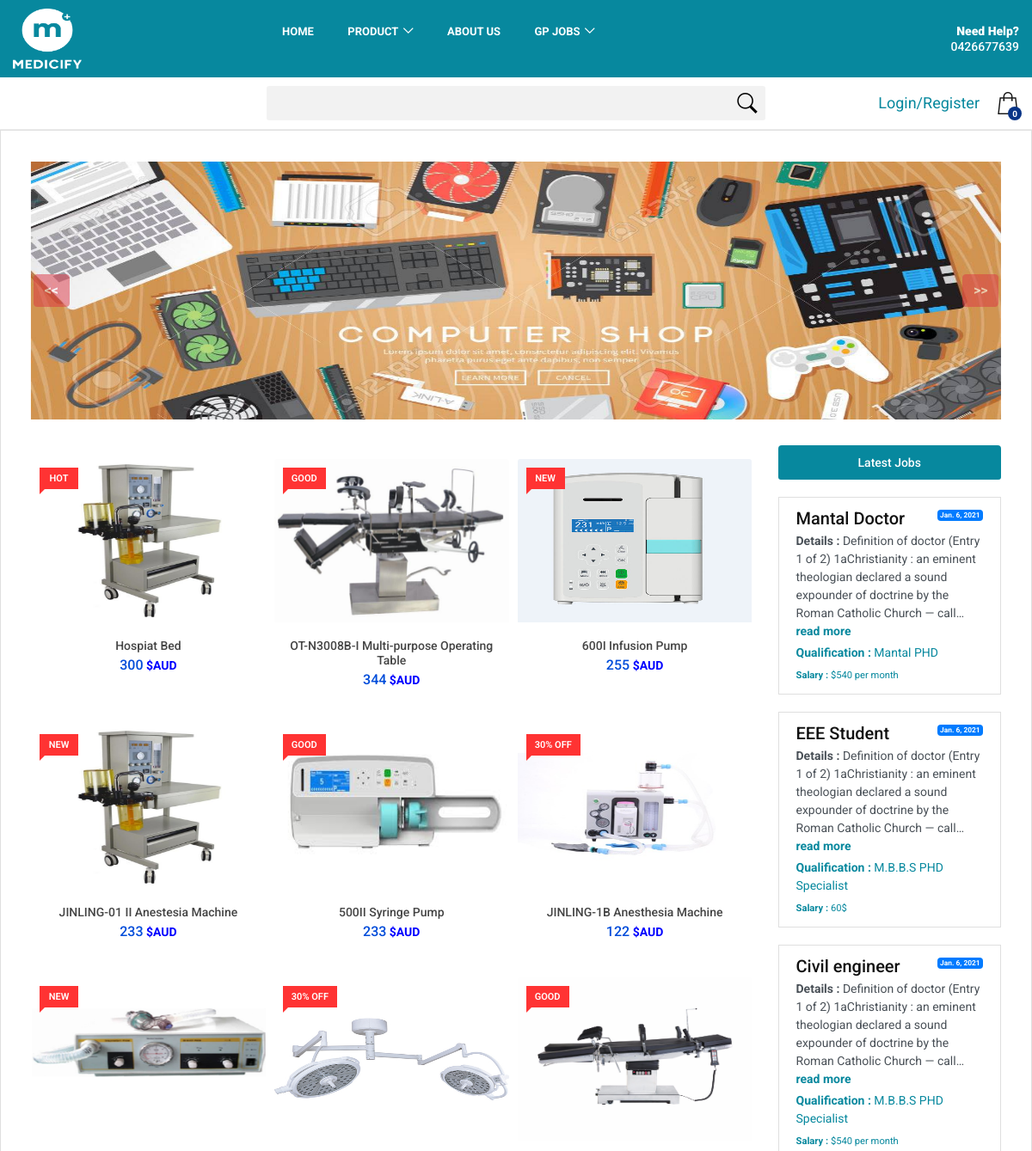
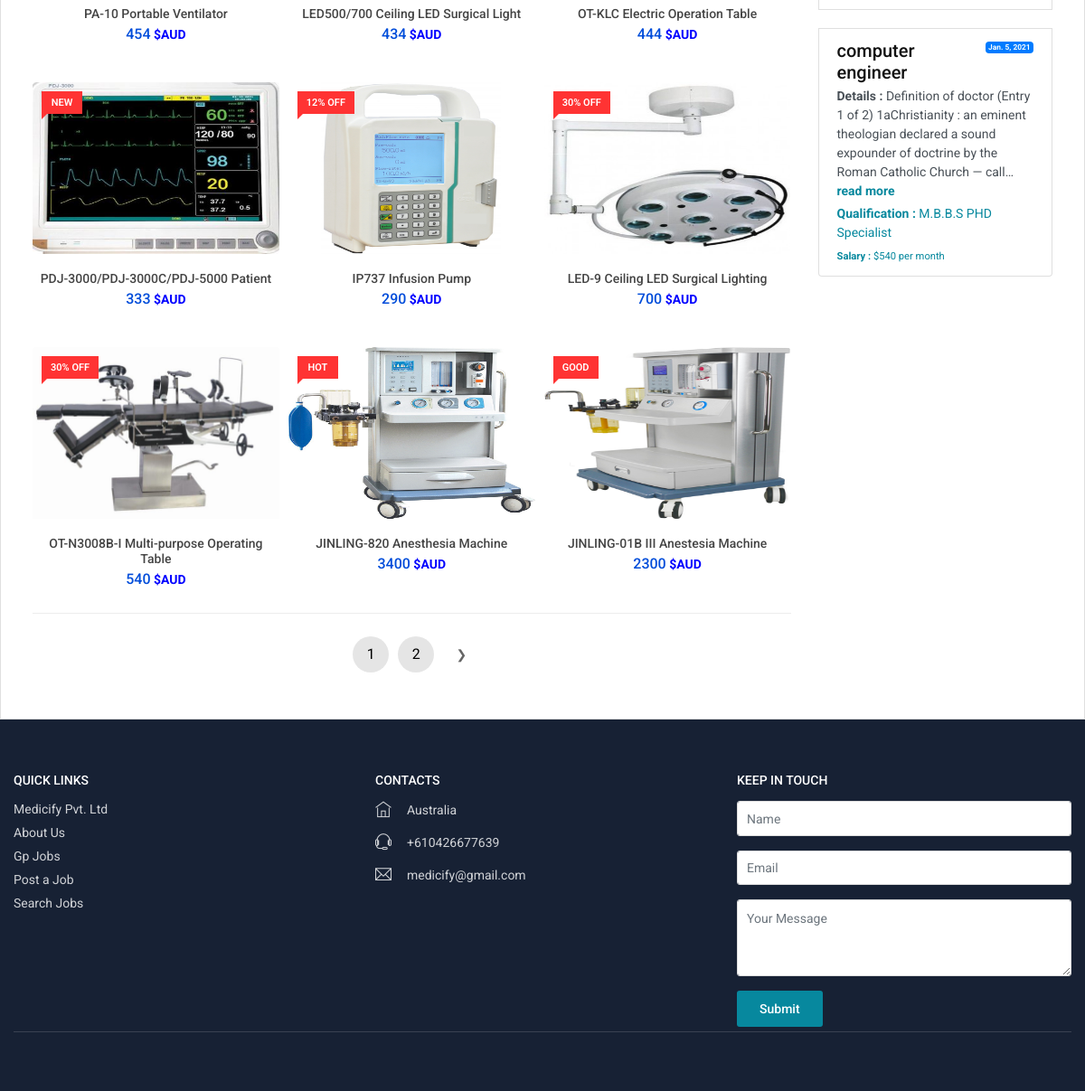
The page / on the database its author committed (2 pictures, top to bottom).
### medicifyapp/models.py (models this page shows, shortened)
class bennar(models.Model):
    name = models.CharField(max_length=10000)
    image = models.ImageField(upload_to='uploads/product_image')

class Product_Details(models.Model):
    product_name = models.CharField(max_length=500)
    category = models.ForeignKey(Categories, on_delete=models.CASCADE)
    price = models.CharField(max_length=500)
    currency_type = models.CharField(max_length=1000, default='')
    description = models.TextField()
    image = models.ImageField(upload_to='uploads/product_image', null=True, blank=True, default='')
    image2 = models.ImageField(upload_to='uploads/product_image', null=True, blank=True, default='')
    image3 = models.ImageField(upload_to='uploads/product_image', null=True, blank=True, default='')
    image4 = models.ImageField(upload_to='uploads/product_image', null=True, blank=True, default='')
    image5 = models.ImageField(upload_to='uploads/product_image', null=True, blank=True, default='')
    status = models.CharField(max_length=500)

class posted_jobs(models.Model):
    user = models.ForeignKey(User, on_delete=models.CASCADE)
    job_title = models.CharField(max_length=1000, blank=True)
    company_name=models.CharField(max_length=1000, default='', blank=True)
    job_details = models.TextField(blank=True)
    qualification = models.CharField(max_length=1000, default='', blank=True)
    job_location = models.CharField(max_length=1000, blank=True)
    job_type = models.CharField(max_length=100, blank=True)
    salary = models.CharField(max_length=1000, blank=True)
    phone_number = models.CharField(max_length=1000, blank=True)
    job_post_status = models.ForeignKey(job_post_status, on_delete=models.CASCADE)
    post_date=models.DateField(default=datetime.now(), blank=True)
    email = models.CharField(max_length=1000, blank=True)

### medicifyapp/views.py (the view)
# urls.py: path('', views.index, name='index'),
def index(request):
    Product_Details_all = Product_Details.objects.all().order_by('-id')
    p = Paginator(Product_Details_all, 15)
    number_of_pages = p.num_pages
    number_of_pages_1 = p.num_pages+1
    list = []
    for i in range(1, number_of_pages_1):
        list.append(i)
    page_num = request.GET.get('page', 1)
    try:
        page = p.page(page_num)
    except EmptyPage:
        page = p.page(1)
    Categories_all = Categories.objects.all()
    all_jobs = posted_jobs.objects.filter(job_post_status='2').order_by('-id')
    p_jobs = Paginator(all_jobs, 4)
    page2 = p_jobs.page(1)
    bennar_first = bennar.objects.first()
    get_id_benner=bennar_first.id
    bennar_all = bennar.objects.all().exclude(id=get_id_benner)
    context2 = {'Product_Details_all':page, 'Categories_all':Categories_all, 'list':list, 'all_jobs':page2, 'page_num':page_num, 'bennar_all':bennar_all, 'bennar_first':bennar_first}
    return render(request, 'index.html', context2)

### medicifyapp/templates/index.html (shortened to what this page needs)
{% extends 'base.html' %}
{% load static %}
{% block body %}
	<main>
			{% if bennar_first %}
		<div id="carouselExampleInterval" class="carousel slide" data-ride="carousel">
		  <div class="carousel-inner mt-4">
			<div class="carousel-item active" data-interval="2500">
			  <img src="/media/{{bennar_first.image}}" class="d-block container" alt="..." height="300">
			</div>
			  {% endif %}
			  {% if bennar_all %}
		  </div>
		  <a class="carousel-control-prev pr-5" href="#carouselExampleInterval" role="button" data-slide="prev">
			  <span class="btn btn-danger mr-5" aria-hidden="true"><b> << </b></span>
		  </a>
		  <a class="carousel-control-next pl-5" href="#carouselExampleInterval" role="button" data-slide="next">
			<span class="btn btn-danger ml-5" aria-hidden="true"><b> >> </b></span>
		  </a>
		</div>
			{% endif %}
			<div class="container margin_30">
			<div class="row">
				<div class="col-lg-9">
					<div class="row small-gutters">
						{% if Product_Details_all %}
						{% for n in Product_Details_all %}
						<div class="col-6 col-md-4 mt-3">
							<div class="grid_item">
								<span class="ribbon off">{{n.status}}</span>
								<figure>
									<a href="{% url 'details_products' n.id %}">
										<img class="card-img-top" src="/media/{{n.image}}" data-src="/media/{{n.image}}" alt="" width="200" height="190">
									</a>
								</figure>
								<a href="{% url 'details_products' n.id %}">
									<h3 id="nameproduct{{n.id}}">{{n.product_name}}</h3>
								</a>
								<div class="price_box">
									<span id="priceproduct{{n.id}}" class="new_price">{{n.price}}</span> <span style="color:blue;"><b>{{n.currency_type}}</b></span>
								</div>
							</div>
						</div>
						{% endfor %}
						{% endif %}
					</div>
					<div class="pagination__wrapper">
						<ul class="pagination">
							{% if list %}
							<li>
							</li>
							{% for i in list %}
							<li>
								<a href="{% url 'index' %}?page={{i}}" class="active">{{i}}</a>
							</li>
							{% endfor %}
							<li>
								{% if Product_Details_all.has_next %}
								<a href="{% url 'index' %}?page={{Product_Details_all.next_page_number}}" class="next" title="next page">&#10095;</a>
								{% endif %}
							</li>
							{% endif %}
						</ul>
					</div>
				</div>
				<div class="col-lg-3">
					<div class="list-group">
						<a href="gp_jobs" class="list-group-item list-group-item-action active btn_1 text-center">
						  Latest Jobs
					  </a>
						{% if all_jobs %}
						{% for k in all_jobs %}
						<br/>
					  <a href="{% url 'job_post_details' k.id %}" class="list-group-item list-group-item-action">
						<div class="d-flex w-100 justify-content-between">
						  <h5 class="mb-1">{{k.job_title}}</h5>
						  <small><span class="badge badge-primary">{{k.post_date}}</span></small>
						</div>
						  <p class="mb-1"><b>Details :</b> {{k.job_details | truncatechars:152}}  <span class="card-text" style="color:#07889E;"><b>read more</b></span></p>
						  <p class="mb-1"><span class="card-text" style="color:#07889E;"><b>Qualification :</b> {{k.qualification | truncatechars:25}}</span></p>
						  <small><span class="card-text" style="color:#07889E;"><b>Salary : </b>{{k.salary}}</span></small>
					  </a>
						{% endfor %}
					{% else %}
					<a href="#" class="list-group-item list-group-item-action disabled" tabindex="-1" aria-disabled="true">No Job Posted Yet</a>
					{% endif %}
					</div>
				</div>
			</div>
		</div>
	</main>
{% endblock %}

### medicifyapp/templates/base.html (shortened to what this page needs)
{% load static %}
<!DOCTYPE html>
<html lang="en">
<head>
   <link rel="stylesheet" href="https://stackpath.bootstrapcdn.com/bootstrap/4.2.1/css/bootstrap.min.css">
    <link href="{% static 'medicifyapp/index/css/bootstrap.custom.min.css' %}" rel="stylesheet">
    <link href="{% static 'medicifyapp/index/css/style.css' %}" rel="stylesheet">
    <link href="{% static 'medicifyapp/index/css/listing.css' %}" rel="stylesheet">
</head>
<body>
	<div id="page" class="theia-exception">
	<header class="version_1">
		<div class="main_header">
			<div class="container">
				<div class="row small-gutters">
					<div class="col-xl-3 col-lg-3 d-lg-flex align-items-center">
						<div id="logo" style="padding:10px 0">
							<a href="/"><img src="{% static 'medicifyapp/index/img/logo.png' %}" alt="" width="80" height="70"></a>
						</div>
					</div>
					<nav class="col-xl-6 col-lg-7">
						<div class="main-menu">
							<ul>
								<li>
									<a href="/">Home</a>
								</li>
								<li class="submenu">
									<a href="javascript:void(0);" class="show-submenu">Product</a>
								</li>
								<li>
									<a href="/about">About Us</a>
								</li>
								<li class="submenu">
									<a href="javascript:void(0);" class="show-submenu">Gp Jobs</a>
								</li>
							</ul>
						</div>
					</nav>
					<div class="col-xl-3 col-lg-2 d-lg-flex align-items-center justify-content-end text-right">
						<a class="phone_top" href="tel:+610426677639"><strong><span>Need Help?</span>0426677639</strong></a>
					</div>
				</div>
			</div>
		</div>
		<div class="main_nav inner">
			<div class="container">
				<div class="row small-gutters">
					<div class="col-xl-3 col-lg-3 col-md-3">
					</div>
					<div class="col-xl-6 col-lg-7 col-md-6 d-none d-md-block">
						<form method="GET" action="{% url 'product_search' %}">
						<div class="custom-search-input">
							<input type="text" name="search_product" value="{{ request.GET.search_product }}">
							<button type="submit"><i class="header-icon_search_custom"></i></button>
						</div>
						</form>
					</div>
					<div class="col-xl-3 col-lg-2 col-md-3">
						<ul class="top_tools">
							<li>
									<a type="button" id="popcarts" class="cart_bt" data-container="body" data-toggle="popover" data-placement="bottom" data-html="true">
									  <strong><span id="product_cart">0</span></strong>
									</a>
							</li>
							<li>
								<div class="dropdown dropdown-access">
									{% if user.is_authenticated %}
									<a href="/account"><font color = "#07889E" size ="4">Hi, {{request.user.first_name}}</font></a>
									{% else %}
									<a href="/account"><font color = "#07889E" size ="4">Login/Register</font></a>
									{% endif %}
								</div>
							</li>
						</ul>
					</div>
				</div>
			</div>
		</div>
	</header>
		<div class="list-group-item">
        {% block body %}{% endblock %}
		</div>
        <footer>
		<div class="container">
			<div class="row">
				<div class="col-lg-4 col-md-6">
					<h3 data-target="#collapse_1">Quick Links</h3>
					<div class="collapse dont-collapse-sm links" id="collapse_1">
						<ul>
							<li><a href="/">Medicify Pvt. Ltd</a></li>
							<li><a href="/about">About Us</a></li>
							<li><a href="/gp_jobs">Gp Jobs</a></li>
							<li><a href="/post_job">Post a Job</a></li>
							<li><a href="/gp_jobs">Search Jobs</a></li>
						</ul>
					</div>
				</div>
				<div class="col-lg-4 col-md-6">
						<h3 data-target="#collapse_3">Contacts</h3>
					<div class="collapse dont-collapse-sm contacts" id="collapse_3">
						<ul>
							<li><i class="ti-home"></i>Australia</li>
							<li><i class="ti-headphone-alt"></i>+610426677639</li>
							<li><i class="ti-email"></i><a href="#0">medicify@gmail.com</a></li>
						</ul>
					</div>
				</div>
				<div class="col-lg-4 col-md-6">
						<h3 data-target="#collapse_4">Keep in touch</h3>
					<form method="POST" action="{% url 'contact' %}">{% csrf_token %}
					  <div class="form-group">
						<input type="text" name="name" class="form-control" placeholder="Name">
					  </div>
						<div class="form-group">
						<input type="email" name="email" class="form-control" placeholder="Email">
					  </div>
					  <div class="form-group">
						<textarea class="form-control" name="message" id="exampleFormControlTextarea1" rows="3" placeholder="Your Message"></textarea>
					  </div>
						<button class="btn_1" type="submit">Submit</button>
					</form>
				</div>
			</div>
			<hr>
		</div>
	</footer>
	</div>
  </body>
</body>
</html>

### rows shown on the page
bennar: image (picture)
Product_Details: status "HOT", image (picture), product_name "Hospiat Bed", price "300", currency_type "$AUD"
Product_Details: status "GOOD", image (picture), product_name "OT-N3008B-I Multi-purpose Operating Table", price "344", currency_type "$AUD"
Product_Details: status "NEW", image (picture), product_name "600I Infusion Pump", price "255", currency_type "$AUD"
Product_Details: status "NEW", image (picture), product_name "JINLING-01 II Anestesia Machine", price "233", currency_type "$AUD"
Product_Details: status "GOOD", image (picture), product_name "500II Syringe Pump", price "233", currency_type "$AUD"
Product_Details: status "30% OFF", image (picture), product_name "JINLING-1B Anesthesia Machine", price "122", currency_type "$AUD"
Product_Details: status "NEW", image (picture), product_name "PA-10 Portable Ventilator", price "454", currency_type "$AUD"
Product_Details: status "30% OFF", image (picture), product_name "LED500/700 Ceiling LED Surgical Light", price "434", currency_type "$AUD"
Product_Details: status "GOOD", image (picture), product_name "OT-KLC Electric Operation Table", price "444", currency_type "$AUD"
Product_Details: status "NEW", image (picture), product_name "PDJ-3000/PDJ-3000C/PDJ-5000 Patient", price "333", currency_type "$AUD"
Product_Details: status "12% OFF", image (picture), product_name "IP737 Infusion Pump", price "290", currency_type "$AUD"
Product_Details: status "30% OFF", image (picture), product_name "LED-9 Ceiling LED Surgical Lighting", price "700", currency_type "$AUD"
Product_Details: status "30% OFF", image (picture), product_name "OT-N3008B-I Multi-purpose Operating Table", price "540", currency_type "$AUD"
Product_Details: status "HOT", image (picture), product_name "JINLING-820 Anesthesia Machine", price "3400", currency_type "$AUD"
Product_Details: status "GOOD", image (picture), product_name "JINLING-01B III Anestesia Machine", price "2300", currency_type "$AUD"
posted_jobs: job_title "Mantal Doctor", post_date "Jan. 6, 2021", job_details "Definition of doctor (Entry 1 of 2) 1aChristianity : an eminent theologian declared a sound expounder of doctrine by the Roman Catholic Church — call…", qualification "Mantal PHD", salary "$540 per month"
posted_jobs: job_title "EEE Student", post_date "Jan. 6, 2021", job_details "Definition of doctor (Entry 1 of 2) 1aChristianity : an eminent theologian declared a sound expounder of doctrine by the Roman Catholic Church — call…", qualification "M.B.B.S PHD Specialist", salary "60$"
posted_jobs: job_title "Civil engineer", post_date "Jan. 6, 2021", job_details "Definition of doctor (Entry 1 of 2) 1aChristianity : an eminent theologian declared a sound expounder of doctrine by the Roman Catholic Church — call…", qualification "M.B.B.S PHD Specialist", salary "$540 per month"
posted_jobs: job_title "computer engineer", post_date "Jan. 5, 2021", job_details "Definition of doctor (Entry 1 of 2) 1aChristianity : an eminent theologian declared a sound expounder of doctrine by the Roman Catholic Church — call…", qualification "M.B.B.S PHD Specialist", salary "$540 per month"

### other values the page prints
{{ i }} "1" "2"
